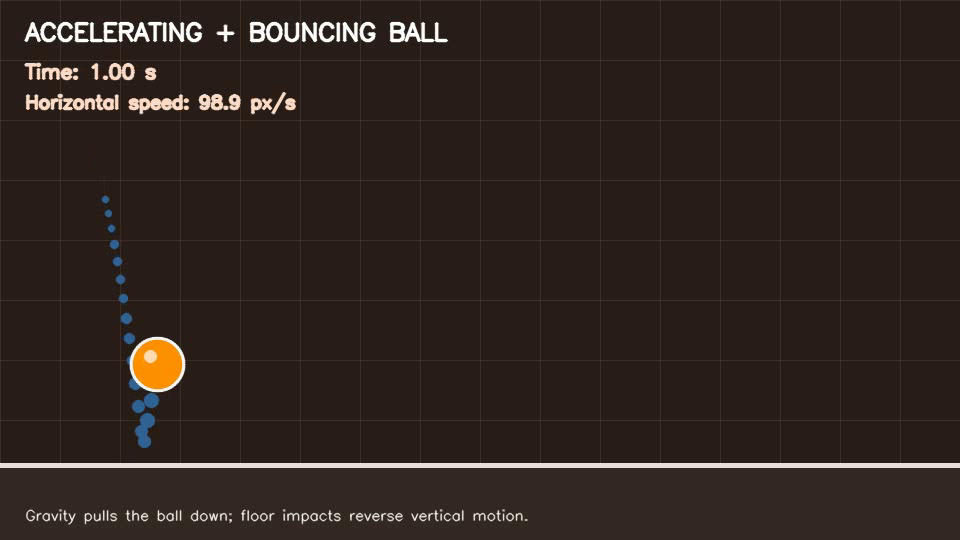
#> input picture frame 30 of motion_video.mp4, 960 x 540 px
$ python physics_informed_motion.py
#> lines starting #> are read from the running program, lines starting #| are printed output that depends on the picture

import cv2
import numpy as np
import matplotlib.pyplot as plt
from scipy.optimize import least_squares

VIDEO_PATH = "motion_video.mp4"

def track_motion(path):
#> called with path = 'motion_video.mp4'
    cap = cv2.VideoCapture(path)
    ok, first = cap.read()
#> first is the input picture: shape (540, 960, 3); mean B, G, R 30.4, 36.1, 47.2

    if not ok:
        raise FileNotFoundError("Cannot read motion_video.mp4")

    fps = cap.get(cv2.CAP_PROP_FPS)
    if not np.isfinite(fps) or fps <= 0:
        fps = 30.0

    gray = cv2.cvtColor(first, cv2.COLOR_BGR2GRAY)
    points = cv2.goodFeaturesToTrack(
        gray, maxCorners=100, qualityLevel=0.3,
        minDistance=7, blockSize=7
    )
#> points = 100 rows, first 8: [133, 39], [372, 35], [122, 27], [78, 27], [87, 38], [89, 24], [116, 39], [198, 35]

    if points is None or len(points) == 0:
        cap.release()
        raise ValueError("No trackable features found.")

    times, positions = [0.0], [float(points[:, 0, 0].mean())]
#> times = [0]; positions = [201.6]
    frame_index = 1

    while True:
        ok, frame = cap.read()
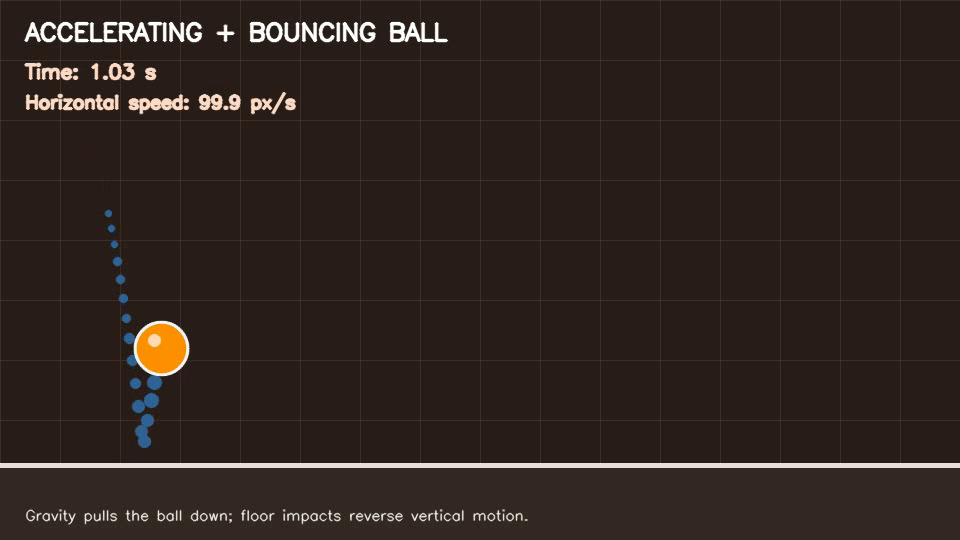
#> input picture frame 31 of motion_video.mp4, 960 x 540 px
#> frame is the input picture: shape (540, 960, 3); mean B, G, R 30.4, 36.1, 47.2
        if not ok:
            break

        next_gray = cv2.cvtColor(frame, cv2.COLOR_BGR2GRAY)
        new_points, status, _ = cv2.calcOpticalFlowPyrLK(
            gray, next_gray, points, None
        )
#> new_points has the same summary as points; status = 100 values from 1 to 1

        if new_points is None:
            break

        good = status.ravel() == 1
        if good.sum() < 3:
            break

        points = new_points[good].reshape(-1, 1, 2)
        x = float(points[:, 0, 0].mean())
#> x = 201.6

        times.append(frame_index / fps)
        positions.append(x)

        gray = next_gray
        frame_index += 1

    cap.release()
    return np.array(times), np.array(positions)

def main():
    t, x_pixels = track_motion(VIDEO_PATH)

    # Calibration is required to convert pixels to metres.
    # This example fits acceleration in pixels per second squared.
    t0 = t - t[0]
    x0 = x_pixels[0]

    def residual(params):
        position, velocity, acceleration = params
        prediction = (
            position + velocity * t0
            + 0.5 * acceleration * t0**2
        )
        return prediction - x_pixels

    fit = least_squares(
        residual,
        [x0, 0.0, 0.0],
        loss="soft_l1"
    )

    position, velocity, acceleration = fit.x
    predicted = (
        position + velocity * t0
        + 0.5 * acceleration * t0**2
    )

    print("Initial position (pixels):", position)
    print("Initial velocity (pixels/s):", velocity)
    print("Acceleration (pixels/s^2):", acceleration)
    print("Fit RMS error (pixels):",
          np.sqrt(np.mean((predicted - x_pixels)**2)))

    plt.plot(t0, x_pixels, "o", label="Tracked positions")
    plt.plot(t0, predicted, label="Physics model")
    plt.xlabel("Time (seconds)")
    plt.ylabel("Horizontal position (pixels)")
    plt.legend()
    plt.grid(True)
    plt.show()

if __name__ == "__main__":
    main()

$ run again, starting later in the video
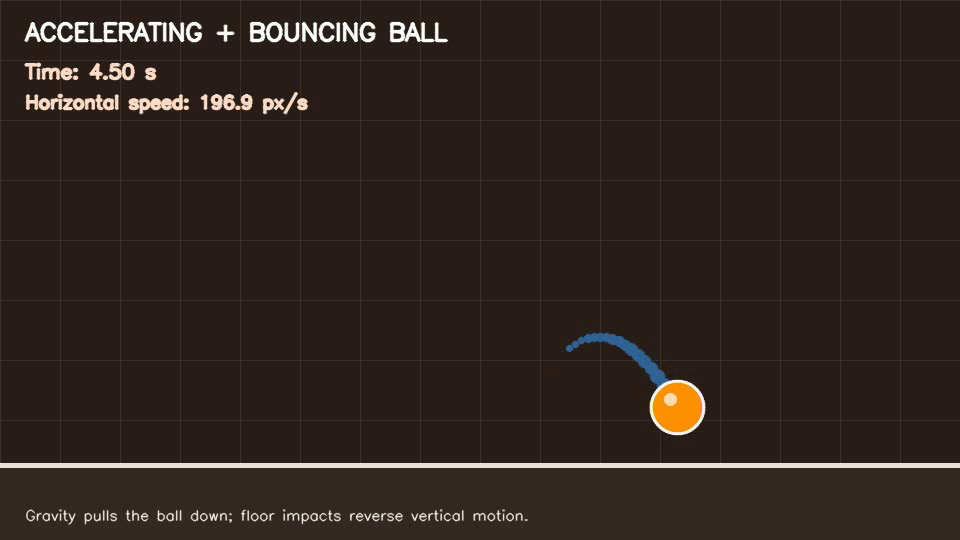
#> input picture frame 135 of motion_video.mp4, 960 x 540 px
#> in track_motion, first is the input picture: shape (540, 960, 3); mean B, G, R 30.4, 36.1, 47.3
#> points = 100 rows, first 8: [133, 39], [372, 35], [122, 27], [78, 27], [87, 38], [89, 24], [116, 39], [198, 35]
#> times = [0]; positions = [200.3]
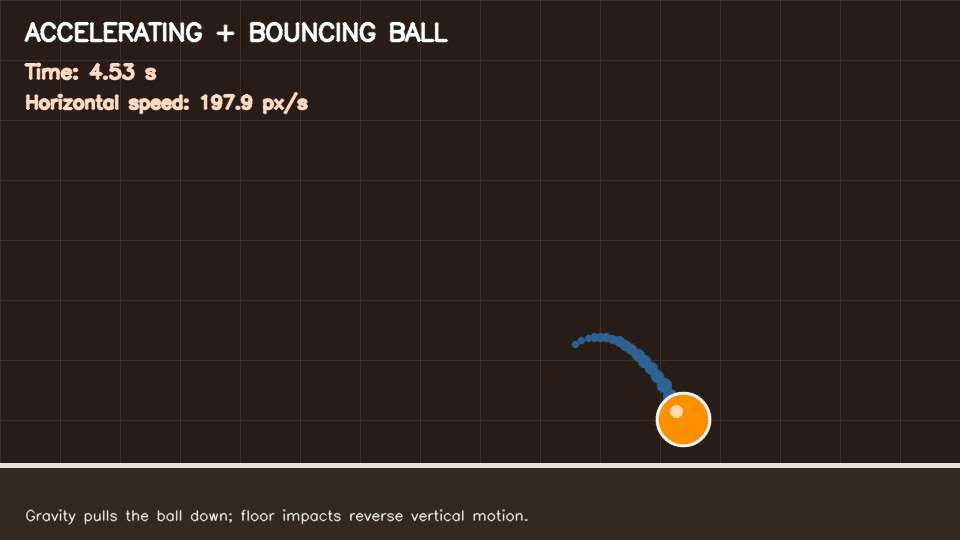
#> input picture frame 136 of motion_video.mp4, 960 x 540 px
#> in track_motion, frame is the input picture: shape (540, 960, 3); mean B, G, R 30.3, 36.1, 47.3
#> new_points has the same summary as points; status = 100 values from 1 to 1
#> x = 200.2

$ run again, starting later in the video
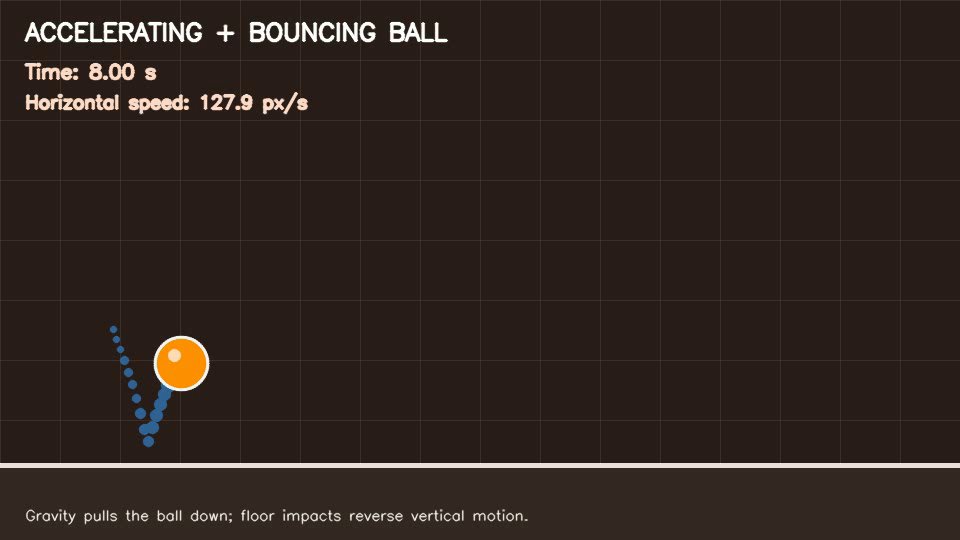
#> input picture frame 240 of motion_video.mp4, 960 x 540 px
#> in track_motion, first is the input picture: shape (540, 960, 3); mean B, G, R 30.3, 36.1, 47.3
#> points = 100 rows, first 8: [133, 39], [372, 35], [122, 27], [78, 27], [87, 38], [89, 24], [116, 39], [198, 35]
#> times = [0]; positions = [199.3]
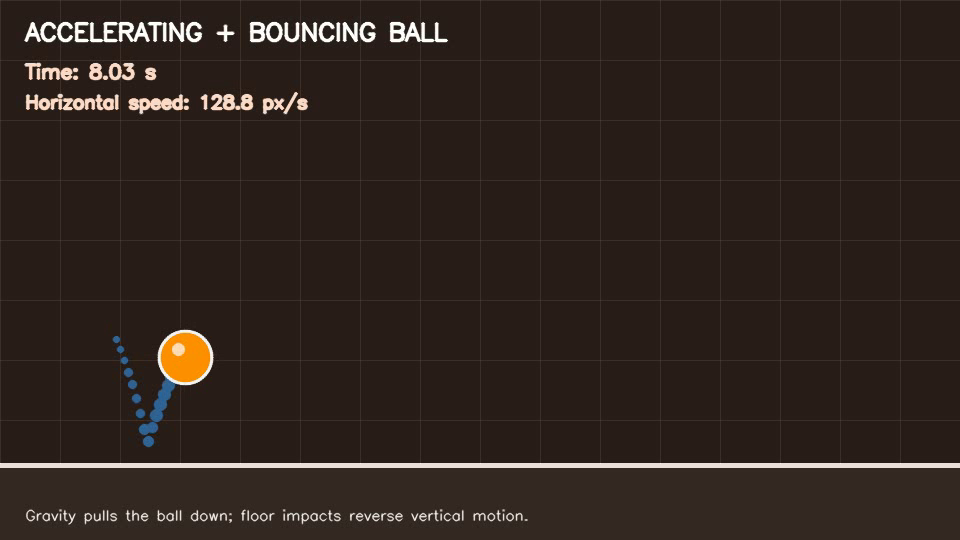
#> input picture frame 241 of motion_video.mp4, 960 x 540 px
#> in track_motion, frame is the input picture: shape (540, 960, 3); mean B, G, R 30.4, 36.1, 47.3
#> new_points has the same summary as points; status = 100 values from 1 to 1
#> x = 199.3
